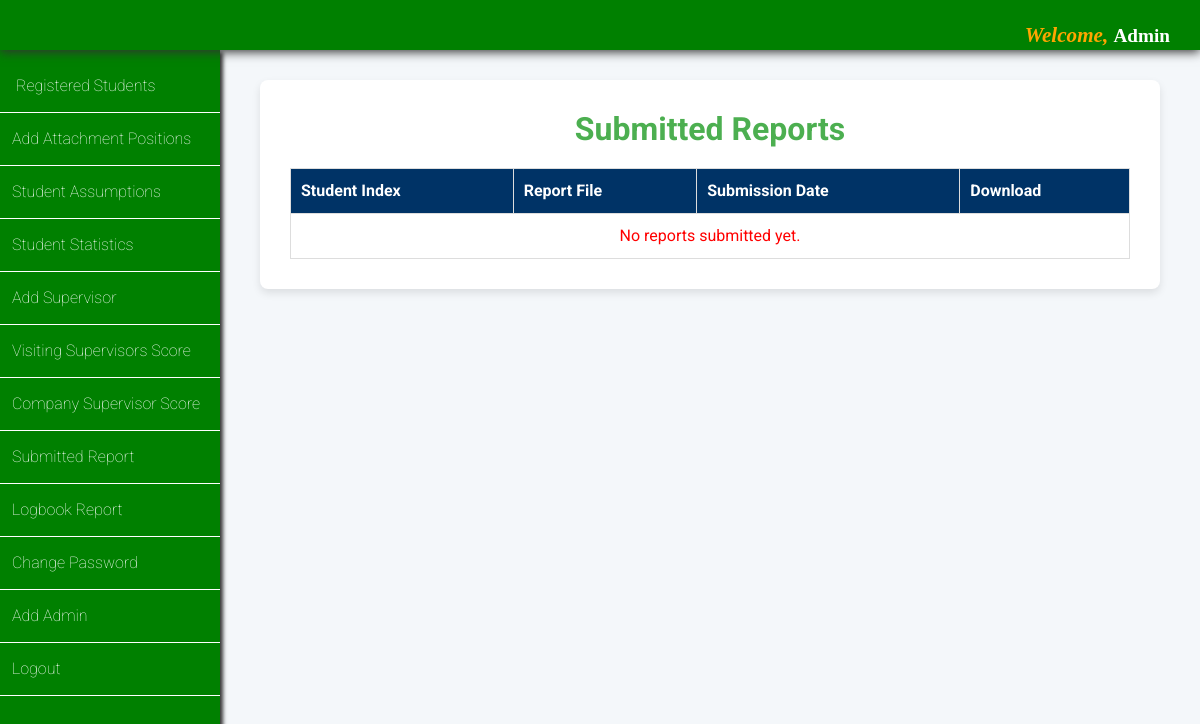
The app's page /iasms/admin_reports.php, older data.
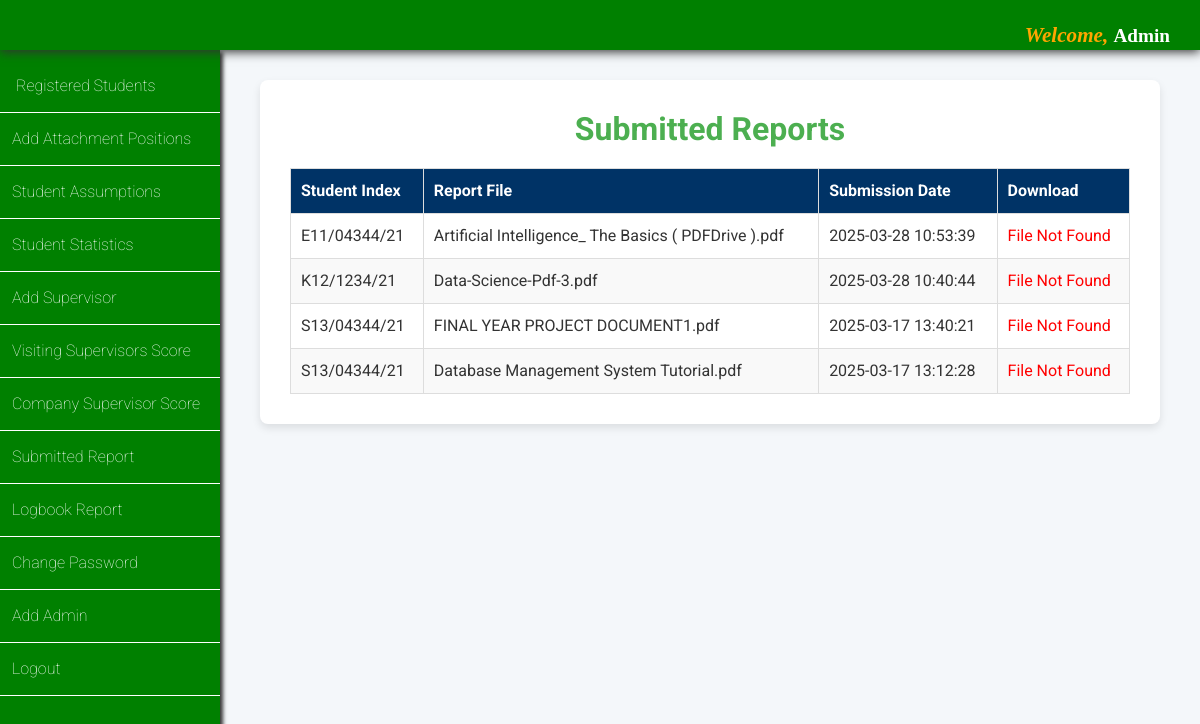
The same page, newer data.
### tables this page shows
CREATE TABLE `reports` (
  `id` int(11) NOT NULL,
  `student_index` varchar(50) NOT NULL,
  `file_path` varchar(255) NOT NULL,
  `submission_date` timestamp NOT NULL DEFAULT current_timestamp()
);

### iasms/admin_reports.php (the view, shortened to what this page needs)
<?php
include 'database_connection/database_connection.php';
$sql = "SELECT id, student_index, file_path, submission_date FROM reports ORDER BY submission_date DESC";
$result = $conn->query($sql);
?>
<!DOCTYPE html>
<html lang="en">
<head>
  <link href="https://cdn.jsdelivr.net/npm/bootstrap@5.3.0-alpha1/dist/css/bootstrap.min.css" rel="stylesheet">
  <link rel="stylesheet" href="https://cdnjs.cloudflare.com/ajax/libs/font-awesome/6.4.2/css/all.min.css">
  <link rel="stylesheet" href="../../css/main_page_style.css">
</head>
<body>
  <div id="top-navigation">
    <div id="student_name">
      <span style="color:orange;font-size:1.1em"><em>Welcome,</em> </span>
      <span style="font-family:serif"><?php echo "Admin"; ?></span>
    </div>
  </div>
  <div id="left_side_bar">
    <ul id="menu_list">
      <a class="menu_items_link" href="admin/view_registered_students/view_registered_students.php">
        <li class="menu_items_list" style="background-color:;padding-left:16px">Registered Students</li>
      </a>
      <a class="menu_items_link" href="../../add_position.php">
        <li class="menu_items_list">Add Attachment Positions</li>
      </a>
      <a class="menu_items_link" href="admin/students_assumptions/students_assumptions.php">
        <li class="menu_items_list">Student Assumptions</li>
      </a>
      <a class="menu_items_link" href="admin/student_stat/student_stat.php">
        <li class="menu_items_list">Student Statistics</li>
      </a>
      <a class="menu_items_link" href="../../add_supervisor.php">
        <li class="menu_items_list">Add Supervisor</li>
      </a>
      <a class="menu_items_link" href="admin/visiting_score/visiting_supervisors_score.php">
        <li class="menu_items_list">Visiting Supervisors Score</li>
      </a>
      <a class="menu_items_link" href="admin/company_score/company_supervisor_score.php">
        <li class="menu_items_list">Company Supervisor Score</li>
      </a>
      <a class="menu_items_link" href="../../admin_reports.php">
        <li class="menu_items_list">Submitted Report</li>
      </a>
      <a class="menu_items_link" href="../../logbook_report.php">
        <li class="menu_items_list">Logbook Report</li>
      </a>
      <a class="menu_items_link" href="admin/change_password/change_password.php">
        <li class="menu_items_list">Change Password</li>
      </a>
      <a class="menu_items_link" href="../../add_admin.php">
        <li class="menu_items_list">Add Admin</li>
      </a>
      <a class="menu_items_link" href="../../index.php">
        <li class="menu_items_list">Logout</li>
      </a>
    </ul>
  </div>
  <div class="main-content">
    <div class="container">
      <h2>Submitted Reports</h2>
      <table>
        <thead>
          <tr>
            <th>Student Index</th>
            <th>Report File</th>
            <th>Submission Date</th>
            <th>Download</th>
          </tr>
        </thead>
        <tbody>
          <?php
          if ($result->num_rows > 0) {
            while ($row = $result->fetch_assoc()) {
              $file_path = "submit_report/uploads/" . basename($row['file_path']);
              if (file_exists($file_path)) {
                echo "<tr>
                          <td>{$row['student_index']}</td>
                          <td>" . basename($row['file_path']) . "</td>
                          <td>{$row['submission_date']}</td>
                          <td><a href='$file_path' class='download-btn' download><i class='fa fa-download'></i> Download</a></td>
                      </tr>";
              } else {
                echo "<tr>
                          <td>{$row['student_index']}</td>
                          <td>" . basename($row['file_path']) . "</td>
                          <td>{$row['submission_date']}</td>
                          <td style='color: red;'>File Not Found</td>
                      </tr>";
              }
            }
          } else {
            echo "<tr><td colspan='4' style='text-align: center; color: red;'>No reports submitted yet.</td></tr>";
          }
          ?>
        </tbody>
      </table>
    </div>
  </div>
</body>
</html>

Row changes from the older to the newer data that the page shows:
added reports: student_index "E11/04344/21", file_path "Artificial Intelligence_ The Basics ( PDFDrive ).pdf", submission_date "2025-03-28 10:53:39"
added reports: student_index "K12/1234/21", file_path "Data-Science-Pdf-3.pdf", submission_date "2025-03-28 10:40:44"
added reports: student_index "S13/04344/21", file_path "FINAL YEAR PROJECT DOCUMENT1.pdf", submission_date "2025-03-17 13:40:21"
added reports: student_index "S13/04344/21", file_path "Database Management System Tutorial.pdf", submission_date "2025-03-17 13:12:28"
Text that changed along with them:
text no longer shown: "No reports submitted yet."
